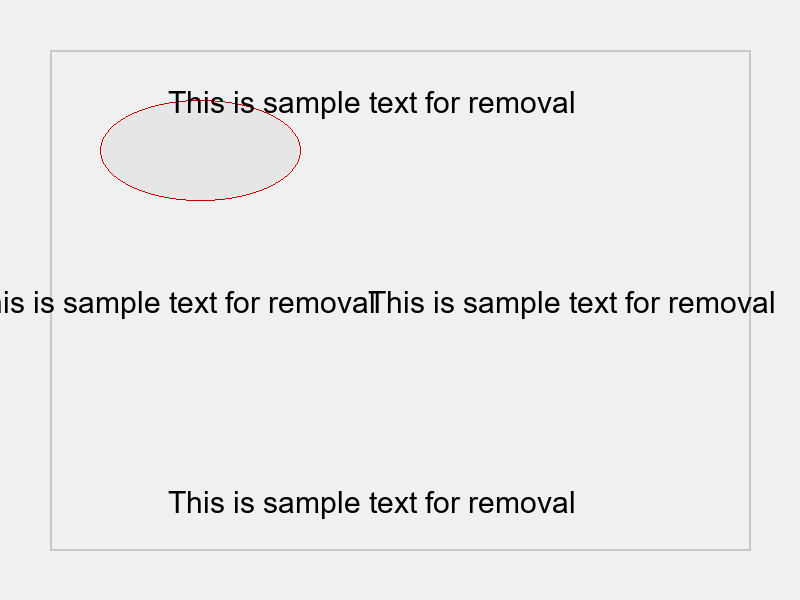
#> input picture input/sample_plain_text.png, 800 x 600 px, found by its file name; its folder holds 3 pictures in this run
$ python text_addition.py   (older library calls are emulated)
#> lines starting #> are read from the running program, lines starting #| are printed output that depends on the picture
### src/utils/file_io.py
"""
File I/O Utilities Module

This module provides utility functions for file input/output operations
related to our image processing application.
"""
import os
import glob
from datetime import datetime

# Define global constants for input and output paths
INPUT_DIR = os.path.join(os.getcwd(), "input")
OUTPUT_DIR = os.path.join(os.getcwd(), "output")
SAMPLES_DIR = os.path.join(os.getcwd(), "samples")

# Ensure directories exist
for directory in [INPUT_DIR, OUTPUT_DIR, SAMPLES_DIR]:
    os.makedirs(directory, exist_ok=True)


# [53 lines left out: functions list_input_files, get_output_path, get_timestamped_output_path, not called in this run]


# [13 lines that do not run on import are left out]

### src/utils/image_utils.py
"""
Image Utilities Module

This module provides utility functions for image processing,
including loading, saving, and basic transformations.
"""
import os
import cv2
import numpy as np
from PIL import Image, ImageDraw, ImageFont


def load_image(image_path):
    """
    Load an image from a file path.

    Args:
        image_path (str): Path to the image file.

    Returns:
        tuple: (PIL Image, OpenCV Image) - Both representations of the loaded image.
    """
#> called with image_path = 'src/utils/input/sample_plain_text.png'
    # Check if file exists
    if not os.path.exists(image_path):
        raise FileNotFoundError(f"Image file not found: {image_path}")

    # Load with PIL
    pil_image = Image.open(image_path)
#> pil_image is the input picture: PIL image 800x600 RGB; mean R, G, B 234.5, 234.3, 234.3

    # Load with OpenCV
    cv_image = cv2.imread(image_path)

    # Check if OpenCV read the image correctly
    if cv_image is None:
        # Try converting from PIL to OpenCV format
        cv_image = cv2.cvtColor(np.array(pil_image), cv2.COLOR_RGB2BGR)

    return pil_image, cv_image


def save_image(image, output_path, format="PIL"):
    """
    Save an image to a file.

    Args:
        image: PIL Image or OpenCV Image to save.
        output_path (str): Path where the image will be saved.
        format (str): Format of the input image ('PIL' or 'CV').
    """
    # Create directory if it doesn't exist
    os.makedirs(os.path.dirname(output_path), exist_ok=True)

    if format.upper() == "PIL":
        # Save PIL Image
        image.save(output_path)
    elif format.upper() == "CV":
        # Save OpenCV Image
        cv2.imwrite(output_path, image)
    else:
        raise ValueError("Format must be 'PIL' or 'CV'")


# [53 lines left out: function create_sample_image, not called in this run]


# [4 lines that do not run on import are left out]

### src/utils/text_addition.py
"""
Text Addition Utilities Module

This module provides functions for adding text to images
with various customization options.
"""
import os
import cv2
import numpy as np
from PIL import Image, ImageDraw, ImageFont


def add_text_pil(
    image,
    text,
    position="center",
    font_path=None,
    font_size=30,
    color=(0, 0, 0),
    align="center",
    background=None,
    padding=5,
    opacity=1.0
):
    """
    Add text to an image using PIL.

    Args:
        image: PIL Image or OpenCV Image.
        text (str): Text to add to the image.
        position (tuple or str): Position (x, y) or predefined position ('center', 'top', 'bottom', etc.).
        font_path (str): Path to a .ttf font file.
        font_size (int): Font size.
        color (tuple): RGB color tuple.
        align (str): Text alignment ('left', 'center', 'right').
        background (tuple): RGBA background color for text. None for transparent.
        padding (int): Padding around text if background is used.
        opacity (float): Text opacity (0.0 to 1.0).

    Returns:
        PIL.Image: Image with added text.
    """
#> called with text = 'Added with PIL', position = 'top', font_size = 40, color = (255, 0, 0), align = 'center', background = (240, 240, 240, 200), padding = 10, opacity = 0.9
    # If image is in OpenCV format, convert to PIL
    if isinstance(image, np.ndarray):
        # Convert from BGR to RGB
        image_rgb = cv2.cvtColor(image, cv2.COLOR_BGR2RGB)
        # Convert to PIL Image
        pil_image = Image.fromarray(image_rgb)
    else:
        pil_image = image.copy()

    # Create a transparent overlay for the text
    overlay = Image.new('RGBA', pil_image.size, (0, 0, 0, 0))
#> overlay: PIL image 800x600 RGBA; every value is 0
    draw = ImageDraw.Draw(overlay)

    # Load font
    try:
        if font_path and os.path.exists(font_path):
            font = ImageFont.truetype(font_path, font_size)
        else:
            # Try a standard font first
            try:
                font = ImageFont.truetype("arial.ttf", font_size)
            except IOError:
                font = ImageFont.load_default()
                print("Warning: Default font used as specified font was not found.")
    except Exception as e:
        print(f"Font error: {e}")
        font = ImageFont.load_default()

    # Calculate text size
    if hasattr(draw, 'textbbox'):
        # For newer PIL versions
        bbox = draw.textbbox((0, 0), text, font=font)
#> bbox = (0, 8, 297, 38)
        text_width = bbox[2] - bbox[0]
#> text_width = 297
        text_height = bbox[3] - bbox[1]
#> text_height = 30
    else:
        # For older PIL versions
        text_width, text_height = draw.textsize(text, font=font)

    # Determine position
    if isinstance(position, str):
        img_width, img_height = pil_image.size
#> img_width = 800; img_height = 600
        if position.lower() == "center":
            position = ((img_width - text_width) // 2, (img_height - text_height) // 2)
        elif position.lower() == "top":
            position = ((img_width - text_width) // 2, padding)
#> position = (251, 10)
        elif position.lower() == "bottom":
            position = ((img_width - text_width) // 2, img_height - text_height - padding)
        elif position.lower() == "topleft":
            position = (padding, padding)
        elif position.lower() == "topright":
            position = (img_width - text_width - padding, padding)
        elif position.lower() == "bottomleft":
            position = (padding, img_height - text_height - padding)
        elif position.lower() == "bottomright":
            position = (img_width - text_width - padding, img_height - text_height - padding)

    # Adjust position based on alignment
    x, y = position
#> x = 251; y = 10
    if align.lower() == "center":
        x -= text_width // 2
#> x = 103
    elif align.lower() == "right":
        x -= text_width

    # Draw text background if specified
    if background:
        bg_x = x - padding
#> bg_x = 93
        bg_y = y - padding
#> bg_y = 0
        bg_width = text_width + (padding * 2)
#> bg_width = 317
        bg_height = text_height + (padding * 2)
#> bg_height = 50

        # Ensure background has alpha value
        if len(background) == 3:
            background = (*background, 255)

        # Draw background rectangle
        draw.rectangle(
            [(bg_x, bg_y), (bg_x + bg_width, bg_y + bg_height)],
            fill=background
        )

    # Draw text
    # Ensure color has alpha value for opacity
    if len(color) == 3:
        color = (*color, int(255 * opacity))

    draw.text((x, y), text, font=font, fill=color)

    # Composite the overlay with the original image
    if pil_image.mode != 'RGBA':
        pil_image = pil_image.convert('RGBA')
#> pil_image: PIL image 800x600 RGBA

    result = Image.alpha_composite(pil_image, overlay)

    # Convert back to original mode if needed
    if image.mode != 'RGBA':
        result = result.convert(image.mode)
#> result: PIL image 800x600 RGB

    return result


def add_text_cv2(
    image,
    text,
    position="center",
    font_face=cv2.FONT_HERSHEY_SIMPLEX,
    font_scale=1.0,
    color=(0, 0, 0),
    thickness=2,
    line_type=cv2.LINE_AA,
    background=None,
    padding=5,
    opacity=1.0
):
    """
    Add text to an image using OpenCV.

    Args:
        image: PIL Image or OpenCV Image.
        text (str): Text to add to the image.
        position (tuple or str): Position (x, y) or predefined position ('center', 'top', 'bottom', etc.).
        font_face (int): OpenCV font face.
        font_scale (float): Font scale factor.
        color (tuple): BGR color tuple.
        thickness (int): Thickness of the lines used to draw text.
        line_type (int): Line type (cv2.LINE_4, cv2.LINE_8, cv2.LINE_AA).
        background (tuple): BGR background color for text. None for transparent.
        padding (int): Padding around text if background is used.
        opacity (float): Text opacity (0.0 to 1.0).

    Returns:
        numpy.ndarray: OpenCV image with added text.
    """
#> called with text = 'Added with OpenCV', position = 'bottom', font_face = 0, font_scale = 1.33, color = (0, 0, 255), thickness = 2, line_type = 16, background = (240, 240, 240)
    # If image is in PIL format, convert to OpenCV format
    if not isinstance(image, np.ndarray):
        # Convert to OpenCV format
        image = np.array(image)
        image = cv2.cvtColor(image, cv2.COLOR_RGB2BGR)

    # Create a copy of the image
    result = image.copy()

    # Get text size
    (text_width, text_height), baseline = cv2.getTextSize(
        text, font_face, font_scale, thickness
    )

    # Determine position
    if isinstance(position, str):
        img_height, img_width = result.shape[:2]
#> img_height = 600; img_width = 800
        if position.lower() == "center":
            position = ((img_width - text_width) // 2, (img_height + text_height) // 2)
        elif position.lower() == "top":
            position = ((img_width - text_width) // 2, text_height + padding)
        elif position.lower() == "bottom":
            position = ((img_width - text_width) // 2, img_height - padding)
#> position = (197, 590)
        elif position.lower() == "topleft":
            position = (padding, text_height + padding)
        elif position.lower() == "topright":
            position = (img_width - text_width - padding, text_height + padding)
        elif position.lower() == "bottomleft":
            position = (padding, img_height - padding)
        elif position.lower() == "bottomright":
            position = (img_width - text_width - padding, img_height - padding)

    x, y = position
#> x = 197; y = 590

    # Draw text background if specified
    if background:
        bg_x = x - padding
#> bg_x = 187
        bg_y = y - text_height - padding
#> bg_y = 551
        bg_width = text_width + (padding * 2)
        bg_height = text_height + (padding * 2) + baseline

        # Create overlay for opacity if needed
        if opacity < 1.0:
            overlay = result.copy()
            cv2.rectangle(
                overlay,
                (bg_x, bg_y),
                (bg_x + bg_width, bg_y + bg_height),
                background,
                -1
            )
            cv2.addWeighted(overlay, opacity, result, 1 - opacity, 0, result)
        else:
            cv2.rectangle(
                result,
                (bg_x, bg_y),
                (bg_x + bg_width, bg_y + bg_height),
                background,
                -1
            )

    # Draw text
    if opacity < 1.0 and background is None:
        # For transparent text without background
        overlay = result.copy()
        cv2.putText(
            overlay, text, (x, y), font_face, font_scale, color, thickness, line_type
        )
        cv2.addWeighted(overlay, opacity, result, 1 - opacity, 0, result)
    else:
        cv2.putText(
            result, text, (x, y), font_face, font_scale, color, thickness, line_type
        )
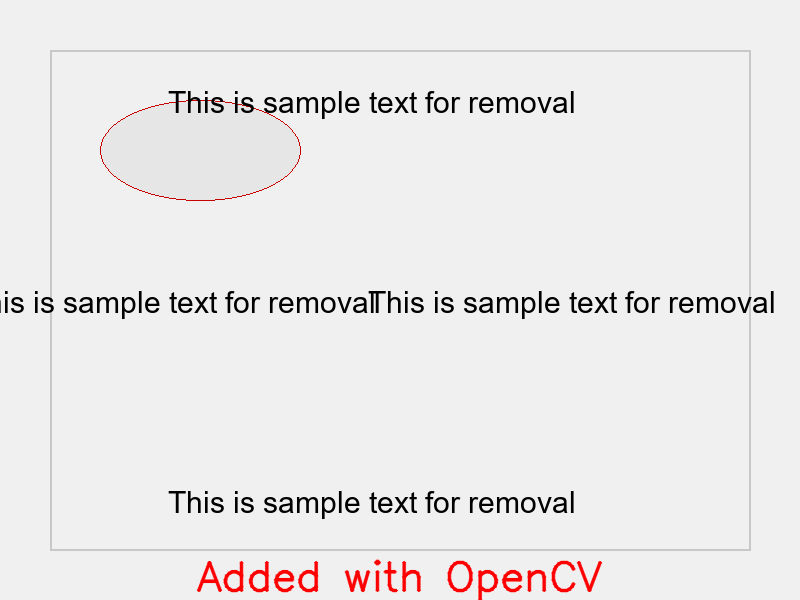
#> result: shape (600, 800, 3); mean B, G, R 232.6, 232.6, 234.6

    return result


def add_text(
    image,
    text,
    library="pil",
    position="center",
    font=None,
    font_size=30,
    color=(0, 0, 0),
    background=None,
    **kwargs
):
    """
    Add text to an image using either PIL or OpenCV.

    Args:
        image: PIL Image or OpenCV Image.
        text (str): Text to add to the image.
        library (str): Library to use - 'pil' or 'cv2'.
        position (tuple or str): Position or predefined position.
        font: Font specification (path for PIL, face for OpenCV).
        font_size (int): Font size (or scale for OpenCV).
        color (tuple): RGB or BGR color tuple.
        background (tuple): Background color tuple.
        **kwargs: Additional parameters for the specific library.

    Returns:
        PIL.Image or numpy.ndarray: Image with added text.
    """
    if library.lower() == "pil":
        return add_text_pil(
            image,
            text,
            position=position,
            font_path=font,
            font_size=font_size,
            color=color,
            background=background,
            **kwargs
        )
    elif library.lower() == "cv2":
        font_face = font if font is not None else cv2.FONT_HERSHEY_SIMPLEX
        return add_text_cv2(
            image,
            text,
            position=position,
            font_face=font_face,
            font_scale=font_size / 30.0,  # Rough conversion from font size to scale
            color=color if len(color) == 3 else color[:3],  # Ensure BGR
            background=background,
            **kwargs
        )
    else:
        raise ValueError(f"Unknown library: {library}")


if __name__ == "__main__":
    import os
    from .image_utils import load_image, save_image
    from .file_io import INPUT_DIR, OUTPUT_DIR

    # Test on a sample image
    sample_path = os.path.join(INPUT_DIR, "sample_plain_text.png")

    if os.path.exists(sample_path):
        # Load the image
        pil_image, cv_image = load_image(sample_path)

        # Add text using PIL
        pil_result = add_text(
            pil_image,
            "Added with PIL",
            library="pil",
            position="top",
            font_size=40,
            color=(255, 0, 0),
            background=(240, 240, 240, 200),
            padding=10,
            opacity=0.9
        )
        save_image(pil_result, os.path.join(OUTPUT_DIR, "text_added_pil.png"), format="PIL")

        # Add text using OpenCV
        cv_result = add_text(
            cv_image,
            "Added with OpenCV",
            library="cv2",
            position="bottom",
            font_size=40,
            color=(0, 0, 255),  # BGR in OpenCV
            background=(240, 240, 240),
            padding=10,
            opacity=0.9
        )
        save_image(cv_result, os.path.join(OUTPUT_DIR, "text_added_cv2.png"), format="CV")

        print("Text addition complete. Check the output directory for results.")
    else:
        print(f"Sample image not found: {sample_path}")
        print("Run generate_samples.py first to create sample images.")
